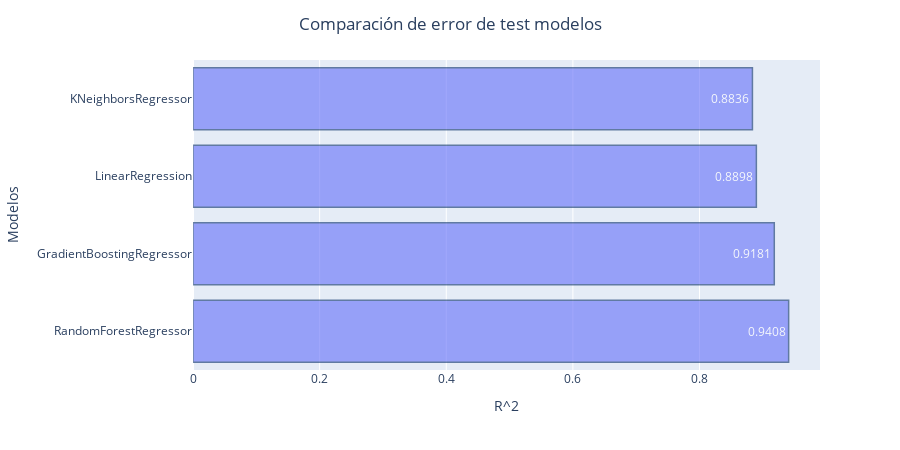

Here is the notebook cell this chart was saved with:
### Code cell
fig = px.bar(error_modelos, y='Modelo', x= ('Rsquad'), text_auto='True', height=450)

fig.update_traces(marker_line_color='rgb(8,48,107)',
                  marker_line_width=1.5, opacity=0.6)

fig.update_layout(xaxis_title="R^2", yaxis_title="Modelos")

fig.update_layout(title_text="Comparación de error de test modelos", title_x=0.5)

fig.show()

### Figure 1 — Plotly figure (JSON) as saved in the notebook; plotly's stock layout.template omitted (floating-point values rounded to 4 significant figures)
{"data": [{"alignmentgroup": "True", "hovertemplate": "Rsquad=%{x}<br>Modelo=%{y}<extra></extra>", "legendgroup": "", "marker": {"color": "#636efa", "line": {"color": "rgb(8,48,107)", "width": 1.5}, "pattern": {"shape": ""}}, "name": "", "offsetgroup": "", "opacity": 0.6, "orientation": "h", "showlegend": false, "textposition": "auto", "texttemplate": "%{x:True}", "type": "bar", "x": [0.9408, 0.9181, 0.8898, 0.8836], "xaxis": "x", "y": ["RandomForestRegressor", "GradientBoostingRegressor", "LinearRegression", "KNeighborsRegressor"], "yaxis": "y"}], "layout": {"barmode": "relative", "height": 450, "legend": {"tracegroupgap": 0}, "margin": {"t": 60}, "title": {"text": "Comparación de error de test modelos", "x": 0.5}, "xaxis": {"anchor": "y", "domain": [0, 1], "title": {"text": "R^2"}}, "yaxis": {"anchor": "x", "domain": [0, 1], "title": {"text": "Modelos"}}}}
